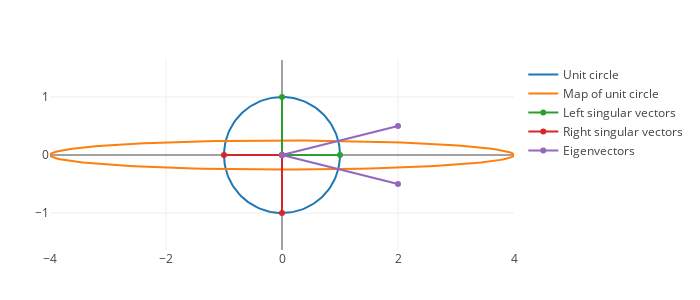

The notebook cell saved with this chart:
### Code cell
e = 0.25
V = [1 1; -e e]
D = diagm(0 => [1,-1])
A = V * D / V
U, S, W = svd(A)
t = LinRange(0,2π,129)
r = [cos.(t)'; sin.(t)']
Ar = A*r

t1 = scatter(x=r[1,:],y=r[2,:],name="Unit circle")
t2 = scatter(x=Ar[1,:],y=Ar[2,:],name="Map of unit circle")
t3 = scatter(x=[U[1,1],0,U[1,2]],y=[U[2,1],0,U[2,2]],name="Left singular vectors")
t4 = scatter(x=[W[1,1],0,W[1,2]],y=[W[2,1],0,W[2,2]],name="Right singular vectors")
V *= 2
t5 = scatter(x=[V[1,1],0,V[1,2]],y=[V[2,1],0,V[2,2]],name="Eigenvectors")
la = Layout(yaxis_scaleanchor="x", width=700, height=300)
p = plot([t1, t2, t3, t4, t5],la)
if output
    PlotlyJS.savefig(p,"fig_la9.pdf")
end
display(p)

### Figure 1 — Plotly figure (JSON) as saved in the notebook; plotly's stock layout.template omitted (floating-point values rounded to 4 significant figures; data arrays with more than 128 entries replaced by an {"elided": "..."} marker saying what was removed)
{"data": [{"name": "Unit circle", "type": "scatter", "x": {"elided": "129 float values"}, "y": {"elided": "129 float values"}}, {"name": "Map of unit circle", "type": "scatter", "x": {"elided": "129 float values"}, "y": {"elided": "129 float values"}}, {"name": "Left singular vectors", "type": "scatter", "x": [1, 0, 0], "y": [0, 0, 1]}, {"name": "Right singular vectors", "type": "scatter", "x": [0, 0, -1], "y": [-1, 0, 0]}, {"name": "Eigenvectors", "type": "scatter", "x": [2, 0, 2], "y": [-0.5, 0, 0.5]}], "layout": {"height": 300, "margin": {"b": 50, "l": 50, "r": 50, "t": 60}, "width": 700, "yaxis": {"scaleanchor": "x"}}}
